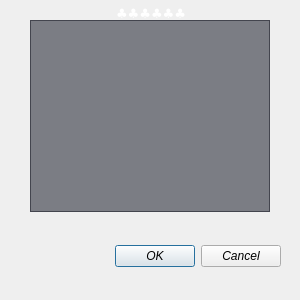
<?xml version="1.0" encoding="UTF-8"?>
<ui version="4.0">
 <class>Dialog</class>
 <widget class="QDialog" name="Dialog">
  <property name="geometry">
   <rect>
    <x>0</x>
    <y>0</y>
    <width>300</width>
    <height>300</height>
   </rect>
  </property>
  <property name="windowTitle">
   <string>Confirm</string>
  </property>
  <widget class="QDialogButtonBox" name="buttonBox">
   <property name="geometry">
    <rect>
     <x>90</x>
     <y>240</y>
     <width>191</width>
     <height>32</height>
    </rect>
   </property>
   <property name="font">
    <font>
     <italic>true</italic>
    </font>
   </property>
   <property name="orientation">
    <enum>Qt::Horizontal</enum>
   </property>
   <property name="standardButtons">
    <set>QDialogButtonBox::Cancel|QDialogButtonBox::Ok</set>
   </property>
  </widget>
  <widget class="QTextBrowser" name="confirmTextBrowser">
   <property name="geometry">
    <rect>
     <x>30</x>
     <y>20</y>
     <width>240</width>
     <height>192</height>
    </rect>
   </property>
   <property name="font">
    <font>
     <pointsize>12</pointsize>
     <weight>75</weight>
     <italic>true</italic>
     <bold>true</bold>
    </font>
   </property>
   <property name="styleSheet">
    <string notr="true">background-color: rgb(28, 31, 43, 140);</string>
   </property>
   <property name="html">
    <string>&lt;!DOCTYPE HTML PUBLIC &quot;-//W3C//DTD HTML 4.0//EN&quot; &quot;http://www.w3.org/TR/REC-html40/strict.dtd&quot;&gt;
&lt;html&gt;&lt;head&gt;&lt;meta name=&quot;qrichtext&quot; content=&quot;1&quot; /&gt;&lt;style type=&quot;text/css&quot;&gt;
p, li { white-space: pre-wrap; }
&lt;/style&gt;&lt;/head&gt;&lt;body style=&quot; font-family:'Ubuntu'; font-size:12pt; font-weight:600; font-style:italic;&quot;&gt;
&lt;p align=&quot;center&quot; style=&quot;-qt-paragraph-type:empty; margin-top:0px; margin-bottom:0px; margin-left:0px; margin-right:0px; -qt-block-indent:0; text-indent:0px; font-size:10pt; font-weight:400; font-style:normal;&quot;&gt;&lt;br /&gt;&lt;/p&gt;&lt;/body&gt;&lt;/html&gt;</string>
   </property>
  </widget>
  <widget class="QLabel" name="clubsLabel">
   <property name="geometry">
    <rect>
     <x>30</x>
     <y>0</y>
     <width>242</width>
     <height>25</height>
    </rect>
   </property>
   <property name="palette">
    <palette>
     <active>
      <colorrole role="WindowText">
       <brush brushstyle="SolidPattern">
        <color alpha="255">
         <red>255</red>
         <green>255</green>
         <blue>255</blue>
        </color>
       </brush>
      </colorrole>
      <colorrole role="Text">
       <brush brushstyle="SolidPattern">
        <color alpha="255">
         <red>255</red>
         <green>255</green>
         <blue>255</blue>
        </color>
       </brush>
      </colorrole>
      <colorrole role="ButtonText">
       <brush brushstyle="SolidPattern">
        <color alpha="255">
         <red>255</red>
         <green>255</green>
         <blue>255</blue>
        </color>
       </brush>
      </colorrole>
      <colorrole role="PlaceholderText">
       <brush brushstyle="NoBrush">
        <color alpha="128">
         <red>255</red>
         <green>255</green>
         <blue>255</blue>
        </color>
       </brush>
      </colorrole>
     </active>
     <inactive>
      <colorrole role="WindowText">
       <brush brushstyle="SolidPattern">
        <color alpha="255">
         <red>255</red>
         <green>255</green>
         <blue>255</blue>
        </color>
       </brush>
      </colorrole>
      <colorrole role="Text">
       <brush brushstyle="SolidPattern">
        <color alpha="255">
         <red>255</red>
         <green>255</green>
         <blue>255</blue>
        </color>
       </brush>
      </colorrole>
      <colorrole role="ButtonText">
       <brush brushstyle="SolidPattern">
        <color alpha="255">
         <red>255</red>
         <green>255</green>
         <blue>255</blue>
        </color>
       </brush>
      </colorrole>
      <colorrole role="PlaceholderText">
       <brush brushstyle="NoBrush">
        <color alpha="128">
         <red>255</red>
         <green>255</green>
         <blue>255</blue>
        </color>
       </brush>
      </colorrole>
     </inactive>
     <disabled>
      <colorrole role="WindowText">
       <brush brushstyle="SolidPattern">
        <color alpha="255">
         <red>255</red>
         <green>255</green>
         <blue>255</blue>
        </color>
       </brush>
      </colorrole>
      <colorrole role="Text">
       <brush brushstyle="SolidPattern">
        <color alpha="255">
         <red>255</red>
         <green>255</green>
         <blue>255</blue>
        </color>
       </brush>
      </colorrole>
      <colorrole role="ButtonText">
       <brush brushstyle="SolidPattern">
        <color alpha="255">
         <red>255</red>
         <green>255</green>
         <blue>255</blue>
        </color>
       </brush>
      </colorrole>
      <colorrole role="PlaceholderText">
       <brush brushstyle="NoBrush">
        <color alpha="128">
         <red>255</red>
         <green>255</green>
         <blue>255</blue>
        </color>
       </brush>
      </colorrole>
     </disabled>
    </palette>
   </property>
   <property name="font">
    <font>
     <family>Ubuntu Thin</family>
     <pointsize>10</pointsize>
     <weight>50</weight>
     <bold>false</bold>
    </font>
   </property>
   <property name="styleSheet">
    <string notr="true">color: rgb(255, 255, 255);</string>
   </property>
   <property name="text">
    <string>♣♣♣♣♣♣</string>
   </property>
   <property name="alignment">
    <set>Qt::AlignCenter</set>
   </property>
  </widget>
 </widget>
 <resources/>
 <connections>
  <connection>
   <sender>buttonBox</sender>
   <signal>accepted()</signal>
   <receiver>Dialog</receiver>
   <slot>accept()</slot>
   <hints>
    <hint type="sourcelabel">
     <x>129</x>
     <y>252</y>
    </hint>
    <hint type="destinationlabel">
     <x>16</x>
     <y>252</y>
    </hint>
   </hints>
  </connection>
  <connection>
   <sender>buttonBox</sender>
   <signal>rejected()</signal>
   <receiver>Dialog</receiver>
   <slot>reject()</slot>
   <hints>
    <hint type="sourcelabel">
     <x>251</x>
     <y>254</y>
    </hint>
    <hint type="destinationlabel">
     <x>291</x>
     <y>220</y>
    </hint>
   </hints>
  </connection>
 </connections>
</ui>
